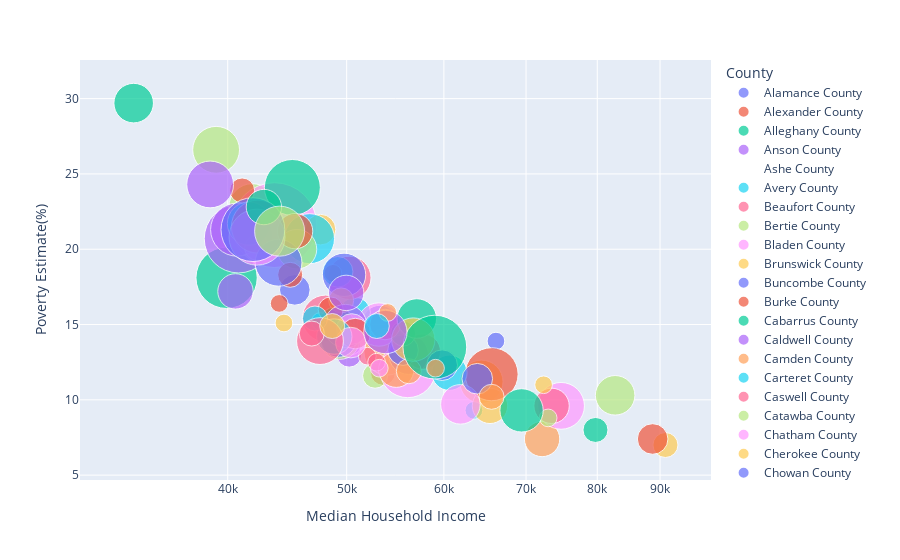

Notebook cell for this chart:
### Code cell
import json as _hex_json
_hex_pks.kernel_execution.scope_watcher.mark_dirty_scope_items(args=_hex_types.MarkDirtyScopeItemsArgs.from_dict({**_hex_json.loads("{\"dirty_scope_items\":[\"fig\",\"px\",\"data\"]}")}), app_session_token=_hex_APP_SESSION_TOKEN, python_kernel_init_status=_hex_python_kernel_init_status, hex_timezone=_hex_kernel.variable_or_none("hex_timezone", scope_getter=lambda: globals()), interrupt_event=locals().get("_hex_interrupt_event"))

fig = px.scatter(data, x="Median Household Income", y="Poverty Estimate(%)",
                 color="County", size='Teacher Vacancy Rates',
                 hover_name="County", log_x=True, size_max=60)
fig.show()
